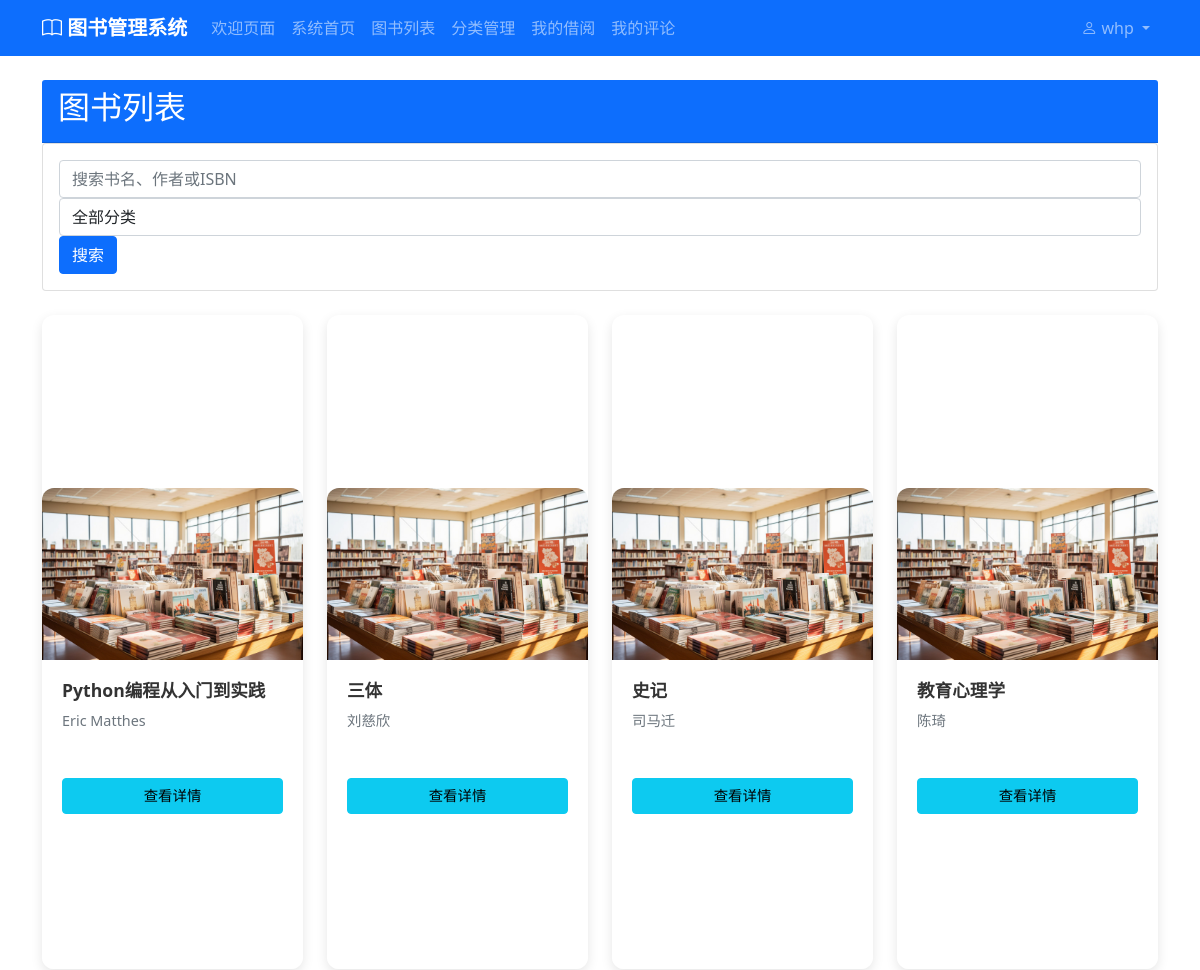
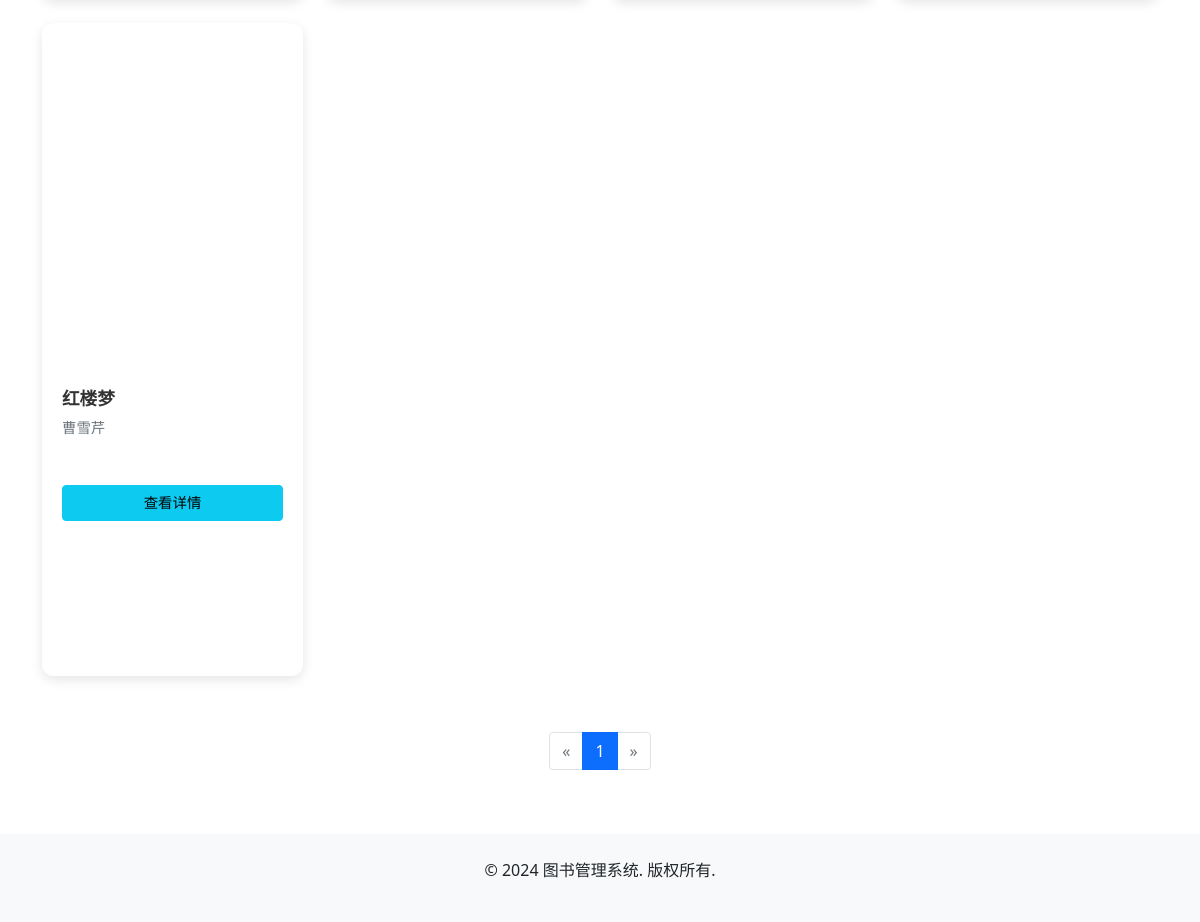
Page /books/list/ (signed in) on the committed database (2 pictures, top to bottom).
### accounts/models.py (models this page shows, shortened)
class CustomUser(AbstractUser):
    ROLE_CHOICES = [
        ('admin', '管理员'),
        ('user', '普通用户'),
    ]
    role = models.CharField(max_length=10, choices=ROLE_CHOICES, default='user', verbose_name='角色')
    phone = models.CharField(max_length=20, blank=True, null=True, verbose_name='电话')
    address = models.TextField(blank=True, null=True, verbose_name='地址')
    birth_date = models.DateField(blank=True, null=True, verbose_name='出生日期')
    created_at = models.DateTimeField(auto_now_add=True, verbose_name='创建时间')
    updated_at = models.DateTimeField(auto_now=True, verbose_name='更新时间')
    class Meta:
        verbose_name = '用户'
        verbose_name_plural = '用户'
    @property
    def is_admin(self):
        return self.role == 'admin'

### books/models.py (models this page shows, shortened)
class Book(models.Model):
    STATUS_CHOICES = [
        ('available', '可借阅'),
        ('borrowed', '已借出'),
        ('maintenance', '维护中'),
        ('lost', '丢失'),
    ]
    title = models.CharField(max_length=200, verbose_name='书名')
    author = models.CharField(max_length=100, verbose_name='作者')
    isbn = models.CharField(max_length=20, unique=True, verbose_name='ISBN')
    publisher = models.CharField(max_length=100, blank=True, null=True, verbose_name='出版社')
    publication_date = models.DateField(blank=True, null=True, verbose_name='出版日期')
    category = models.ForeignKey(Category, on_delete=models.PROTECT, null=True, blank=True, verbose_name='分类')
    description = models.TextField(blank=True, null=True, verbose_name='描述')
    cover_image = models.ImageField(upload_to='book_covers/', blank=True, null=True, verbose_name='封面图片')
    total_copies = models.PositiveIntegerField(default=1, verbose_name='总册数')
    available_copies = models.PositiveIntegerField(default=1, verbose_name='可借册数')
    location = models.CharField(max_length=50, blank=True, null=True, verbose_name='书架位置')
    status = models.CharField(max_length=20, choices=STATUS_CHOICES, default='available', verbose_name='状态')
    created_at = models.DateTimeField(auto_now_add=True, verbose_name='创建时间')
    updated_at = models.DateTimeField(auto_now=True, verbose_name='更新时间')
    class Meta:
        verbose_name = '图书'
        verbose_name_plural = '图书'
    @property
    def cover_image_url(self):
        if self.cover_image and hasattr(self.cover_image, 'url'):
            try:
                import os
                from django.conf import settings
                image_path = os.path.join(settings.MEDIA_ROOT, self.cover_image.name)
                if os.path.exists(image_path):
                    return self.cover_image.url
            except:
                pass
        return static('images/default-book-cover.png')

### books/views.py (the view)
# urls.py: path('list/', views.book_list, name='book_list'),
@login_required
def book_list(request):
    query = request.GET.get('q', '')
    category_id = request.GET.get('category', '')
    page_number = request.GET.get('page', 1)
    try:
        cache.clear('books')
    except Exception:
        pass  # 如果缓存清理失败，继续执行
    books = Book.objects.all().order_by('title')
    if query:
        books = books.filter(
            Q(title__icontains=query) |
            Q(author__icontains=query) |
            Q(isbn__icontains=query)
        )
    if category_id:
        books = books.filter(category_id=category_id)
    paginator = Paginator(books, 12)
    try:
        page_number = int(page_number)
    except (ValueError, TypeError):
        page_number = 1
    page_obj = paginator.get_page(page_number)
    categories = list(Book.objects.values('category__name', 'category__id').filter(category__isnull=False).distinct())
    return render(request, 'books/book_list.html', {
        'page_obj': page_obj,
        'query': query,
        'selected_category': category_id,
        'categories': categories
    })

### library_management/cache.py (called while the page is built)
    def clear(self, namespace: Optional[str] = None) -> None:
        with self._lock:
            if namespace:
                namespace_prefix = f"{namespace}:"
                keys_to_delete = [k for k in self._cache.keys() if k.startswith(namespace_prefix)]
                for key in keys_to_delete:
                    del self._cache[key]
                    if key in self._lru:
                        del self._lru[key]
                    self._stats['deletes'] += 1
            else:
                self._cache.clear()
                self._lru.clear()
                self._stats['deletes'] += len(self._cache)

### templates/books/book_list.html (shortened to what this page needs)
{% extends 'base.html' %}
{% block content %}
<div class="container mt-4">
    <div class="card-header bg-primary text-white d-flex justify-content-between align-items-center">
        <h2>图书列表</h2>
    </div>
    <div class="card mb-4">
        <div class="card-body">
            <form method="get" class="form-inline">
                <div class="form-group mr-2">
                    <input type="text" name="q" value="{{ request.GET.q }}" placeholder="搜索书名、作者或ISBN" class="form-control">
                </div>
                <div class="form-group mr-2">
                    <select name="category" class="form-control">
                        <option value="">全部分类</option>
                    </select>
                </div>
                <button type="submit" class="btn btn-primary">搜索</button>
            </form>
        </div>
    </div>
    {% if page_obj %}
    <div class="row">
        {% for book in page_obj %}
        {% if book.id %}
        <div class="col-md-3 mb-4">
            <div class="card book-card">
                {% if book.cover_image_url %}
                <img data-src="{{ book.cover_image_url }}" class="card-img-top" alt="{{ book.title }}" loading="lazy">
                {% else %}
                <div class="card-img-top bg-light text-center py-4">
                    <i class="fas fa-book-open fa-3x text-muted"></i>
                </div>
                {% endif %}
                <div class="card-body">
                    <h5 class="card-title">{{ book.title }}</h5>
                    <p class="card-text text-muted">{{ book.author }}</p>
                    <p class="card-text">
                        {% if book.available_copies > 0 %}
                        <span class="badge badge-success">可借阅</span>
                        {% else %}
                        <span class="badge badge-danger">已借出</span>
                        {% endif %}
                    </p>
                    <div class="d-grid gap-2">
                        <a href="{% url 'books:book_detail' book.id %}" class="btn btn-info">查看详情</a>
                    </div>
                </div>
            </div>
        </div>
        {% endif %}
        {% endfor %}
    </div>
    <nav aria-label="Page navigation" class="mt-4">
        <ul class="pagination justify-content-center">
            {% if page_obj.has_previous %}
            <li class="page-item">
                <a class="page-link" href="?page={{ page_obj.previous_page_number }}{% if request.GET.q %}&q={{ request.GET.q }}{% endif %}{% if request.GET.category %}&category={{ request.GET.category }}{% endif %}" aria-label="Previous">
                    <span aria-hidden="true">&laquo;</span>
                </a>
            </li>
            {% else %}
            <li class="page-item disabled">
                <a class="page-link" href="#" aria-label="Previous">
                    <span aria-hidden="true">&laquo;</span>
                </a>
            </li>
            {% endif %}
            {% for num in page_obj.paginator.page_range %}
            {% if page_obj.number == num %}
            <li class="page-item active">
                <a class="page-link" href="?page={{ num }}{% if request.GET.q %}&q={{ request.GET.q }}{% endif %}{% if request.GET.category %}&category={{ request.GET.category }}{% endif %}">{{ num }}</a>
            </li>
            {% else %}
            <li class="page-item">
                <a class="page-link" href="?page={{ num }}{% if request.GET.q %}&q={{ request.GET.q }}{% endif %}{% if request.GET.category %}&category={{ request.GET.category }}{% endif %}">{{ num }}</a>
            </li>
            {% endif %}
            {% endfor %}
            {% if page_obj.has_next %}
            <li class="page-item">
                <a class="page-link" href="?page={{ page_obj.next_page_number }}{% if request.GET.q %}&q={{ request.GET.q }}{% endif %}{% if request.GET.category %}&category={{ request.GET.category }}{% endif %}" aria-label="Next">
                    <span aria-hidden="true">&raquo;</span>
                </a>
            </li>
            {% else %}
            <li class="page-item disabled">
                <a class="page-link" href="#" aria-label="Next">
                    <span aria-hidden="true">&raquo;</span>
                </a>
            </li>
            {% endif %}
        </ul>
    </nav>
    {% else %}
    <div class="alert alert-info" role="alert">
        没有找到符合条件的图书
    </div>
    {% endif %}
</div>
{% endblock %}

### templates/base.html (shortened to what this page needs)
<!DOCTYPE html>
<html lang="zh-hans">
<head>
    <link href="https://cdn.jsdelivr.net/npm/bootstrap@5.1.3/dist/css/bootstrap.min.css"
          rel="stylesheet"
>
    <link href="https://cdn.jsdelivr.net/npm/bootstrap-icons@1.7.2/font/bootstrap-icons.min.css" rel="stylesheet">
    {% load static %}
    <link rel="stylesheet" href="{% static 'css/style.css' %}?v=1.0">
</head>
<body class="d-flex flex-column min-vh-100">
    <nav class="navbar navbar-expand-lg navbar-dark bg-primary">
        <div class="container">
            <a class="navbar-brand" href="{% url 'welcome' %}">
                <i class="bi bi-book"></i> 图书管理系统
            </a>
            <div class="collapse navbar-collapse" id="navbarNav">
                <ul class="navbar-nav">
                    <li class="nav-item active">
                        <a class="nav-link" href="{% url 'welcome' %}">欢迎页面</a>
                    </li>
                    {% if user.is_authenticated %}
                    <li class="nav-item">
                        <a class="nav-link" href="{% url 'home' %}">系统首页</a>
                    </li>
                    {% endif %}
                    <li class="nav-item">
                        <a class="nav-link" href="{% url 'books:book_list' %}">图书列表</a>
                    </li>
                    <li class="nav-item">
                        <a class="nav-link" href="{% url 'categories:category_list' %}">分类管理</a>
                    </li>
                    {% if user.is_authenticated %}
                    <li class="nav-item">
                        <a class="nav-link" href="{% url 'borrowing:my_records' %}">我的借阅</a>
                    </li>
                    <li class="nav-item">
                        <a class="nav-link" href="{% url 'reviews:my_reviews' %}">我的评论</a>
                    </li>
                    {% endif %}
                </ul>
                <ul class="navbar-nav ms-auto">
                    {% if user.is_authenticated %}
                    <li class="nav-item dropdown">
                        <a class="nav-link dropdown-toggle" href="#" id="userDropdown" role="button" data-bs-toggle="dropdown" aria-expanded="false">
                            <i class="bi bi-person"></i> {{ user.username }}
                        </a>
                    </li>
                    {% endif %}
                </ul>
            </div>
        </div>
    </nav>
    <main class="flex-grow-1">
        {% block content %}
        {% endblock %}
    </main>
    <footer class="bg-light mt-5 py-4">
        <div class="container text-center">
            <p>&copy; 2024 图书管理系统. 版权所有.</p>
        </div>
    </footer>
</body>
</html>

### static/css/style.css (style rules this page uses)
.book-card { transition: transform 0.3s ease, box-shadow 0.3s ease; border: none; box-shadow: 0 4px 12px rgba(0,0,0,0.1); border-radius: 12px; overflow: hidden; height: 100%; }
.book-card .card-img-top { height: 260px; object-fit: cover; border-radius: 12px 12px 0 0; transition: all 0.3s ease; opacity: 0; }
.book-card .card-img-top.fade-in { opacity: 1; }
.book-card .card-body { padding: 1.25rem; background: white; height: calc(100% - 260px); display: flex; flex-direction: column; }
.book-card .card-title { font-size: 1.1rem; font-weight: 600; margin-bottom: 0.5rem; color: #333; display: -webkit-box; -webkit-line-clamp: 2; -webkit-box-orient: vertical; overflow: hidden; }
.book-card .card-text { font-size: 0.9rem; color: #666; margin-bottom: 0.75rem; }
.book-card .btn { transition: all 0.2s ease; font-size: 0.9rem; font-weight: 500; }
.book-card .badge { font-size: 0.8rem; padding: 0.4em 0.8em; border-radius: 20px; font-weight: 500; }
.navbar-brand { font-weight: bold; }
.pagination { justify-content: center; margin-top: 2rem; }
@media (max-width: 1200px) { .book-card .card-img-top, .book-card .skeleton-loading, .book-card .card-img-top.bg-light { height: 240px; } }
@media (max-width: 1200px) { .book-card .card-body { height: calc(100% - 240px); } }

### rows in the picture
CustomUser: username "whp"
Book: title "Python编程从入门到实践", author "Eric Matthes"
Book: title "三体", author "刘慈欣"
Book: title "史记", author "司马迁"
Book: title "教育心理学", author "陈琦"
Book: title "红楼梦", author "曹雪芹"

### other values in the picture
{{ num }} "1"
